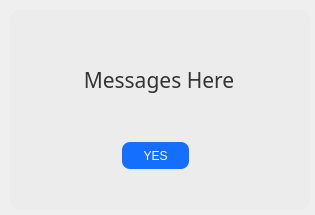
<?xml version="1.0" encoding="UTF-8"?>
<ui version="4.0">
 <class>info</class>
 <widget class="QWidget" name="info">
  <property name="geometry">
   <rect>
    <x>0</x>
    <y>0</y>
    <width>315</width>
    <height>215</height>
   </rect>
  </property>
  <property name="windowTitle">
   <string>Form</string>
  </property>
  <widget class="QFrame" name="frame">
   <property name="geometry">
    <rect>
     <x>10</x>
     <y>10</y>
     <width>300</width>
     <height>200</height>
    </rect>
   </property>
   <property name="font">
    <font>
     <family>AvenirNext LT Pro Bold</family>
     <weight>75</weight>
     <bold>true</bold>
    </font>
   </property>
   <property name="styleSheet">
    <string notr="true">QLabel{
background:transparent;
color:#343434;
}

QPushButton {
	border-radius: 8px;
	margin: 2px;
	color: rgb(255, 255, 255);
	background-color: #146FFF;
	font: 12pt &quot;AvenirNext LT Pro Bold&quot;;
}

QFrame {
	background-color: #ECECEC;
    border-color:#E7E7E7;
	border-width: 1px;
	border-radius: 10px;	
}</string>
   </property>
   <property name="frameShape">
    <enum>QFrame::StyledPanel</enum>
   </property>
   <property name="frameShadow">
    <enum>QFrame::Raised</enum>
   </property>
   <widget class="QLabel" name="label">
    <property name="geometry">
     <rect>
      <x>-1</x>
      <y>9</y>
      <width>300</width>
      <height>121</height>
     </rect>
    </property>
    <property name="font">
     <font>
      <family>AvenirNext LT Pro Bold</family>
      <pointsize>16</pointsize>
      <weight>50</weight>
      <italic>false</italic>
      <bold>false</bold>
     </font>
    </property>
    <property name="styleSheet">
     <string notr="true"/>
    </property>
    <property name="text">
     <string>Messages Here</string>
    </property>
    <property name="alignment">
     <set>Qt::AlignCenter</set>
    </property>
   </widget>
   <widget class="QPushButton" name="pushButton">
    <property name="geometry">
     <rect>
      <x>110</x>
      <y>130</y>
      <width>71</width>
      <height>31</height>
     </rect>
    </property>
    <property name="text">
     <string>YES</string>
    </property>
   </widget>
  </widget>
 </widget>
 <resources/>
 <connections/>
</ui>
